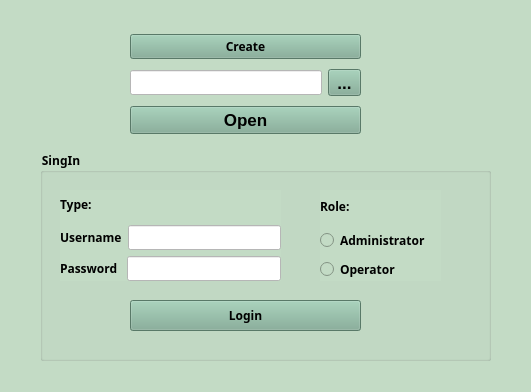
<?xml version="1.0" encoding="UTF-8"?>
<ui version="4.0">
 <class>Login_window</class>
 <widget class="QWidget" name="Login_window">
  <property name="geometry">
   <rect>
    <x>0</x>
    <y>0</y>
    <width>531</width>
    <height>392</height>
   </rect>
  </property>
  <property name="windowTitle">
   <string>Form</string>
  </property>
  <property name="styleSheet">
   <string notr="true">background-color: #C3DBC5;</string>
  </property>
  <widget class="QGroupBox" name="SignIn">
   <property name="geometry">
    <rect>
     <x>40</x>
     <y>150</y>
     <width>451</width>
     <height>211</height>
    </rect>
   </property>
   <property name="font">
    <font>
     <family>Microsoft JhengHei</family>
     <weight>75</weight>
     <bold>true</bold>
    </font>
   </property>
   <property name="styleSheet">
    <string notr="true">background-color: #C3DBC5;</string>
   </property>
   <property name="title">
    <string>SingIn</string>
   </property>
   <widget class="QPushButton" name="pushButton_login">
    <property name="geometry">
     <rect>
      <x>90</x>
      <y>150</y>
      <width>231</width>
      <height>31</height>
     </rect>
    </property>
    <property name="font">
     <font>
      <family>Microsoft JhengHei</family>
      <weight>75</weight>
      <bold>true</bold>
     </font>
    </property>
    <property name="styleSheet">
     <string notr="true">background-color: #7DAA92;</string>
    </property>
    <property name="text">
     <string>Login</string>
    </property>
    <property name="iconSize">
     <size>
      <width>30</width>
      <height>30</height>
     </size>
    </property>
   </widget>
   <widget class="QWidget" name="layoutWidget_2">
    <property name="geometry">
     <rect>
      <x>280</x>
      <y>40</y>
      <width>121</width>
      <height>91</height>
     </rect>
    </property>
    <property name="font">
     <font>
      <family>Microsoft JhengHei</family>
      <weight>75</weight>
      <bold>true</bold>
     </font>
    </property>
    <layout class="QVBoxLayout" name="verticalLayout_Role">
     <item>
      <widget class="QLabel" name="label_3">
       <property name="font">
        <font>
         <family>Microsoft JhengHei</family>
         <weight>75</weight>
         <bold>true</bold>
        </font>
       </property>
       <property name="text">
        <string>Role:</string>
       </property>
      </widget>
     </item>
     <item>
      <layout class="QVBoxLayout" name="verticalLayout_2">
       <item>
        <widget class="QRadioButton" name="radioButton_Admin">
         <property name="font">
          <font>
           <family>Microsoft JhengHei</family>
           <weight>75</weight>
           <bold>true</bold>
          </font>
         </property>
         <property name="styleSheet">
          <string notr="true"/>
         </property>
         <property name="text">
          <string>Administrator </string>
         </property>
         <property name="iconSize">
          <size>
           <width>30</width>
           <height>30</height>
          </size>
         </property>
        </widget>
       </item>
       <item>
        <widget class="QRadioButton" name="radioButton_Operator">
         <property name="font">
          <font>
           <family>Microsoft JhengHei</family>
           <weight>75</weight>
           <bold>true</bold>
          </font>
         </property>
         <property name="text">
          <string>Operator</string>
         </property>
         <property name="iconSize">
          <size>
           <width>30</width>
           <height>30</height>
          </size>
         </property>
        </widget>
       </item>
      </layout>
     </item>
    </layout>
   </widget>
   <widget class="QWidget" name="layoutWidget_3">
    <property name="geometry">
     <rect>
      <x>20</x>
      <y>40</y>
      <width>221</width>
      <height>91</height>
     </rect>
    </property>
    <property name="font">
     <font>
      <family>Microsoft JhengHei</family>
      <weight>75</weight>
      <bold>true</bold>
     </font>
    </property>
    <layout class="QVBoxLayout" name="verticalLayout_Type">
     <item>
      <widget class="QLabel" name="label_4">
       <property name="font">
        <font>
         <family>Microsoft JhengHei</family>
         <weight>75</weight>
         <bold>true</bold>
        </font>
       </property>
       <property name="text">
        <string>Type:</string>
       </property>
      </widget>
     </item>
     <item>
      <layout class="QVBoxLayout" name="verticalLayout">
       <item>
        <layout class="QHBoxLayout" name="horizontalLayout">
         <item>
          <widget class="QLabel" name="label">
           <property name="font">
            <font>
             <family>Microsoft JhengHei</family>
             <weight>75</weight>
             <bold>true</bold>
            </font>
           </property>
           <property name="text">
            <string>Username</string>
           </property>
          </widget>
         </item>
         <item>
          <widget class="QLineEdit" name="lineEdit_username">
           <property name="font">
            <font>
             <family>Microsoft JhengHei</family>
             <weight>75</weight>
             <bold>true</bold>
            </font>
           </property>
           <property name="styleSheet">
            <string notr="true">background-color: #FFFFFF;</string>
           </property>
          </widget>
         </item>
        </layout>
       </item>
       <item>
        <layout class="QHBoxLayout" name="horizontalLayout_2">
         <item>
          <widget class="QLabel" name="label_2">
           <property name="font">
            <font>
             <family>Microsoft JhengHei</family>
             <weight>75</weight>
             <bold>true</bold>
            </font>
           </property>
           <property name="text">
            <string>Password </string>
           </property>
          </widget>
         </item>
         <item>
          <widget class="QLineEdit" name="lineEdit_password">
           <property name="font">
            <font>
             <family>Microsoft JhengHei</family>
             <weight>75</weight>
             <bold>true</bold>
            </font>
           </property>
           <property name="styleSheet">
            <string notr="true">background-color: #FFFFFF;</string>
           </property>
          </widget>
         </item>
        </layout>
       </item>
      </layout>
     </item>
    </layout>
   </widget>
  </widget>
  <widget class="QWidget" name="layoutWidget">
   <property name="geometry">
    <rect>
     <x>130</x>
     <y>30</y>
     <width>231</width>
     <height>108</height>
    </rect>
   </property>
   <property name="font">
    <font>
     <family>Microsoft JhengHei</family>
     <weight>75</weight>
     <bold>true</bold>
    </font>
   </property>
   <layout class="QVBoxLayout" name="verticalLayout_3">
    <item>
     <widget class="QPushButton" name="pushButton_create">
      <property name="font">
       <font>
        <family>Microsoft JhengHei</family>
        <weight>75</weight>
        <bold>true</bold>
       </font>
      </property>
      <property name="styleSheet">
       <string notr="true">background-color: #7DAA92;
</string>
      </property>
      <property name="text">
       <string>Create</string>
      </property>
      <property name="iconSize">
       <size>
        <width>30</width>
        <height>30</height>
       </size>
      </property>
     </widget>
    </item>
    <item>
     <layout class="QHBoxLayout" name="horizontalLayout_3">
      <item>
       <widget class="QLineEdit" name="pathBD">
        <property name="font">
         <font>
          <family>Microsoft JhengHei</family>
          <weight>75</weight>
          <bold>true</bold>
         </font>
        </property>
        <property name="styleSheet">
         <string notr="true">background-color: #FFFFFF;</string>
        </property>
       </widget>
      </item>
      <item>
       <widget class="QToolButton" name="btnPath">
        <property name="font">
         <font>
          <family>.AppleSystemUIFont</family>
          <pointsize>13</pointsize>
          <weight>75</weight>
          <bold>true</bold>
         </font>
        </property>
        <property name="styleSheet">
         <string notr="true">background-color: #7DAA92;
</string>
        </property>
        <property name="text">
         <string>...</string>
        </property>
        <property name="iconSize">
         <size>
          <width>30</width>
          <height>30</height>
         </size>
        </property>
       </widget>
      </item>
     </layout>
    </item>
    <item>
     <widget class="QPushButton" name="pushButton_open">
      <property name="font">
       <font>
        <family>.AppleSystemUIFont</family>
        <pointsize>13</pointsize>
        <weight>75</weight>
        <bold>true</bold>
       </font>
      </property>
      <property name="styleSheet">
       <string notr="true">background-color: #7DAA92;</string>
      </property>
      <property name="text">
       <string>Open</string>
      </property>
      <property name="iconSize">
       <size>
        <width>30</width>
        <height>30</height>
       </size>
      </property>
     </widget>
    </item>
   </layout>
  </widget>
 </widget>
 <resources/>
 <connections/>
</ui>
